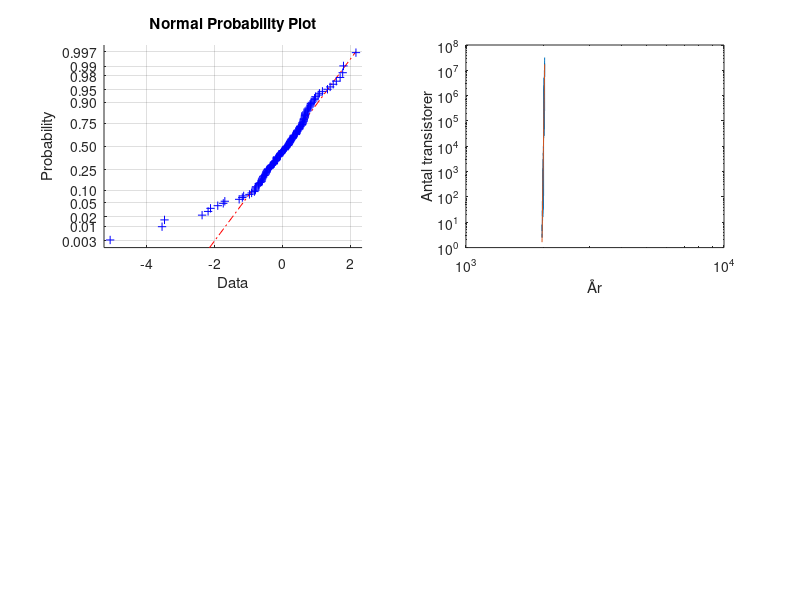

The MATLAB script that drew this image:
%% Problem 6

load moore.dat
% Bildar vår X matris med 1or och årtalen (x_i)
X = ones(length(moore(:, 1)), 2);
X(:, 2) = moore(:, 1);
Y = moore(:, 2);

w = log(Y);

[beta_hat,~, ~, ~, stats] = regress(w, X);

% här är allt annat än beta_hat och stats ointressant, därför ~. Specifikt
% innehåller stats(1) vårt R^2 värde.
% w_star är vår skattning för log(y)
% w_star = beta_hat(1) + beta_hat(2)*moore(:, 1);
% w är vårt riktiga värde, X*beta_hat är vår skattning för w

res = w-X*beta_hat;

subplot(2,2,1), normplot(res)
subplot(2,2,2), hist(res)
% subplot(2,2,3), plot(moore(:,1), Y)
% subplot(2,2,4), plot(moore(:, 1), exp(1).^(X*beta_hat))
% subplot(2,1,1), normplot(res)
% subplot(2,1,2), hist(res)


r2 = stats(1); % 0.9586

y2025 = exp(1)^(beta_hat(1) + beta_hat(2)*2025); % 1.3599e+08

loglog(moore(:, 1), moore(:, 2))
hold on
loglog(moore(:, 1), exp(1).^(X*beta_hat))
xlabel("År")
ylabel("Antal transistorer")

